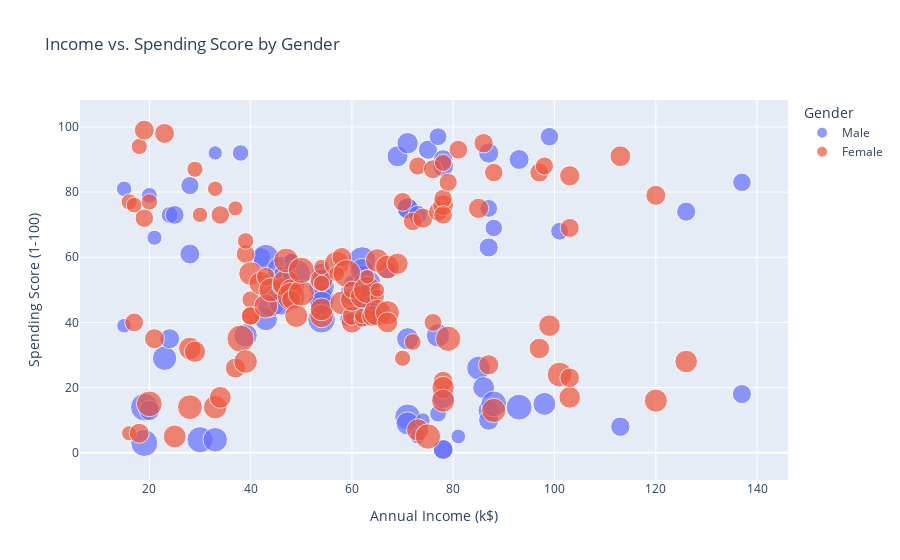

Write notebook code for a chart like this one.
### Code cell
#scatter
fig = px.scatter(df, x="Annual Income (k$)", y="Spending Score (1-100)", 
                 color="Gender", size="Age", hover_data=["CustomerID"],
                 title="Income vs. Spending Score by Gender")
fig.show()

### Figure 1 — Plotly figure (JSON) as saved in the notebook; plotly's stock layout.template omitted (floating-point values rounded to 4 significant figures)
{"data": [{"customdata": [[1], [2], [9], [11], [15], [16], [18], [19], [21], [22], [24], [26], [28], [31], [33], [34], [42], [43], [52], [54], [56], [58], [60], [61], [62], [65], [66], [69], [71], [75], [76], [78], [81], [82], [83], [86], [92], [93], [96], [99], [100], [103], [104], [105], [108], [109], [110], [111], [114], [121], [124], [127], [128], [129], [130], [131], [132], [135], [138], [139], [142], [145], [146], [147], [150], [151], [152], [157], [159], [163], [165], [167], [170], [171], [172], [173], [174], [177], [178], [179], [180], [183], [186], [188], [193], [198], [199], [200]], "hovertemplate": "Gender=Male<br>Annual Income (k$)=%{x}<br>Spending Score (1-100)=%{y}<br>Age=%{marker.size}<br>CustomerID=%{customdata[0]}<extra></extra>", "legendgroup": "Male", "marker": {"color": "#636efa", "size": [19, 21, 64, 67, 37, 22, 20, 52, 35, 25, 31, 29, 35, 60, 53, 18, 24, 48, 33, 59, 47, 69, 53, 70, 19, 63, 18, 19, 70, 59, 26, 40, 57, 38, 67, 48, 18, 48, 24, 48, 20, 67, 26, 49, 54, 68, 66, 65, 19, 27, 39, 43, 40, 59, 38, 47, 39, 20, 32, 19, 32, 25, 28, 48, 34, 43, 39, 37, 34, 19, 50, 42, 32, 40, 28, 36, 36, 58, 27, 59, 35, 46, 30, 28, 33, 32, 32, 30], "sizemode": "area", "sizeref": 0.175, "symbol": "circle"}, "mode": "markers", "name": "Male", "orientation": "v", "showlegend": true, "type": "scatter", "x": [15, 15, 19, 19, 20, 20, 21, 23, 24, 24, 25, 28, 28, 30, 33, 33, 38, 39, 42, 43, 43, 44, 46, 46, 46, 48, 48, 48, 49, 54, 54, 54, 54, 54, 54, 54, 59, 60, 60, 61, 61, 62, 62, 62, 63, 63, 63, 63, 64, 67, 69, 71, 71, 71, 71, 71, 71, 73, 73, 74, 75, 77, 77, 77, 78, 78, 78, 78, 78, 81, 85, 86, 87, 87, 87, 87, 87, 88, 88, 93, 93, 98, 99, 101, 113, 126, 137, 137], "xaxis": "x", "y": [39, 81, 3, 14, 13, 79, 66, 29, 35, 73, 73, 82, 61, 4, 4, 92, 92, 36, 60, 60, 41, 46, 46, 56, 55, 51, 59, 59, 55, 47, 54, 48, 51, 55, 41, 46, 41, 49, 52, 42, 49, 59, 55, 56, 46, 43, 48, 52, 46, 56, 91, 35, 95, 11, 75, 9, 75, 5, 73, 10, 93, 12, 97, 36, 90, 17, 88, 1, 1, 5, 26, 20, 63, 13, 75, 10, 92, 15, 69, 14, 90, 15, 97, 68, 8, 74, 18, 83], "yaxis": "y"}, {"customdata": [[3], [4], [5], [6], [7], [8], [10], [12], [13], [14], [17], [20], [23], [25], [27], [29], [30], [32], [35], [36], [37], [38], [39], [40], [41], [44], [45], [46], [47], [48], [49], [50], [51], [53], [55], [57], [59], [63], [64], [67], [68], [70], [72], [73], [74], [77], [79], [80], [84], [85], [87], [88], [89], [90], [91], [94], [95], [97], [98], [101], [102], [106], [107], [112], [113], [115], [116], [117], [118], [119], [120], [122], [123], [125], [126], [133], [134], [136], [137], [140], [141], [143], [144], [148], [149], [153], [154], [155], [156], [158], [160], [161], [162], [164], [166], [168], [169], [175], [176], [181], [182], [184], [185], [187], [189], [190], [191], [192], [194], [195], [196], [197]], "hovertemplate": "Gender=Female<br>Annual Income (k$)=%{x}<br>Spending Score (1-100)=%{y}<br>Age=%{marker.size}<br>CustomerID=%{customdata[0]}<extra></extra>", "legendgroup": "Female", "marker": {"color": "#EF553B", "size": [20, 23, 31, 22, 35, 23, 30, 35, 58, 24, 35, 35, 46, 54, 45, 40, 23, 21, 49, 21, 42, 30, 36, 20, 65, 31, 49, 24, 50, 27, 29, 31, 49, 31, 50, 51, 27, 67, 54, 43, 68, 32, 47, 60, 60, 45, 23, 49, 46, 21, 55, 22, 34, 50, 68, 40, 32, 47, 27, 23, 49, 21, 66, 19, 38, 18, 19, 63, 49, 51, 50, 38, 40, 23, 31, 25, 31, 29, 44, 35, 57, 28, 32, 32, 34, 44, 38, 47, 27, 30, 30, 56, 29, 31, 36, 33, 36, 52, 30, 37, 32, 29, 41, 54, 41, 36, 34, 32, 38, 47, 35, 45], "sizemode": "area", "sizeref": 0.175, "symbol": "circle"}, "mode": "markers", "name": "Female", "orientation": "v", "showlegend": true, "type": "scatter", "x": [16, 16, 17, 17, 18, 18, 19, 19, 20, 20, 21, 23, 25, 28, 28, 29, 29, 30, 33, 33, 34, 34, 37, 37, 38, 39, 39, 39, 40, 40, 40, 40, 42, 43, 43, 44, 46, 47, 47, 48, 48, 48, 49, 50, 50, 54, 54, 54, 54, 54, 57, 57, 58, 58, 59, 60, 60, 60, 60, 62, 62, 62, 63, 63, 64, 65, 65, 65, 65, 67, 67, 67, 69, 70, 70, 72, 72, 73, 73, 74, 75, 76, 76, 77, 78, 78, 78, 78, 78, 78, 78, 79, 79, 81, 85, 86, 87, 88, 88, 97, 97, 98, 99, 101, 103, 103, 103, 103, 113, 120, 120, 126], "xaxis": "x", "y": [6, 77, 40, 76, 6, 94, 72, 99, 15, 77, 35, 98, 5, 14, 32, 31, 87, 73, 14, 81, 17, 73, 26, 75, 35, 61, 28, 65, 55, 47, 42, 42, 52, 54, 45, 50, 51, 52, 59, 50, 48, 47, 42, 49, 56, 53, 52, 42, 44, 57, 58, 55, 60, 46, 55, 40, 42, 47, 50, 41, 48, 42, 50, 54, 42, 48, 50, 43, 59, 43, 57, 40, 58, 29, 77, 34, 71, 88, 7, 72, 5, 40, 87, 74, 22, 20, 76, 16, 89, 78, 73, 35, 83, 93, 75, 95, 27, 13, 86, 32, 86, 88, 39, 24, 17, 85, 23, 69, 91, 16, 79, 28], "yaxis": "y"}], "layout": {"legend": {"itemsizing": "constant", "title": {"text": "Gender"}, "tracegroupgap": 0}, "title": {"text": "Income vs. Spending Score by Gender"}, "xaxis": {"anchor": "y", "domain": [0, 1], "title": {"text": "Annual Income (k$)"}}, "yaxis": {"anchor": "x", "domain": [0, 1], "title": {"text": "Spending Score (1-100)"}}}}
